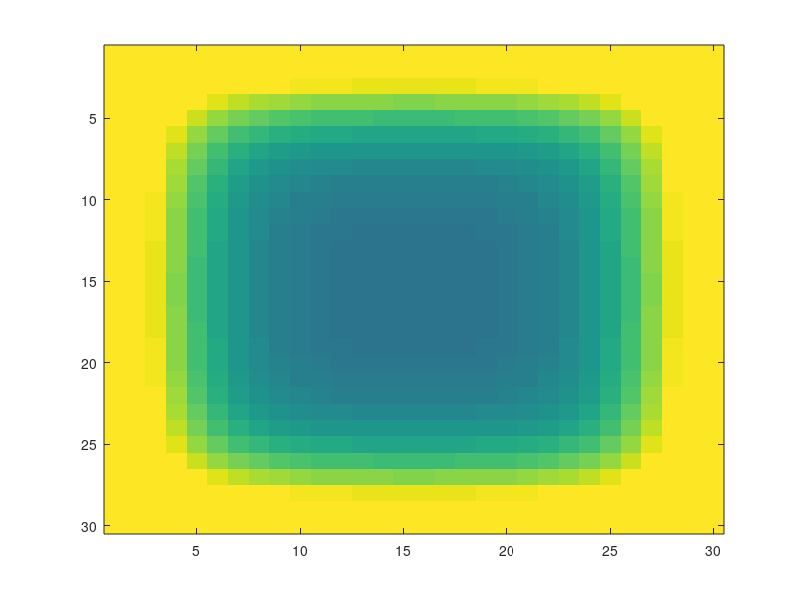
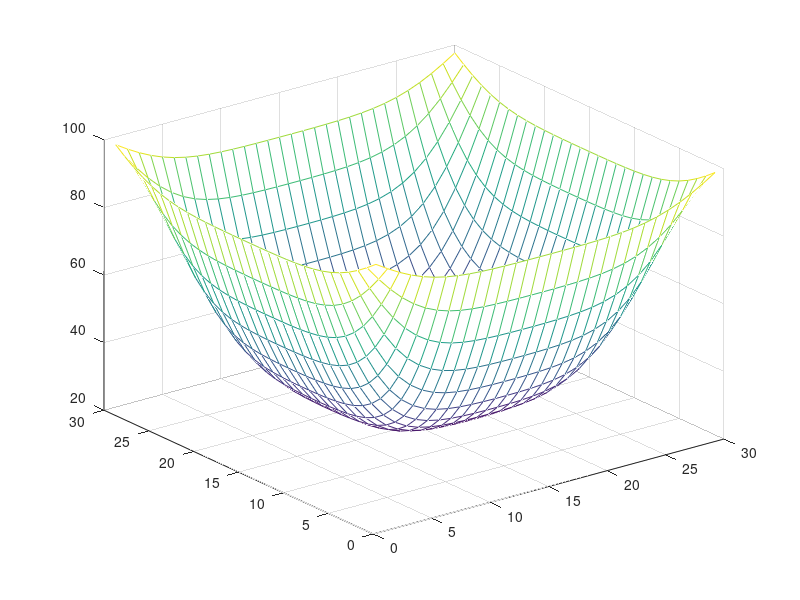

Source code (MATLAB) for these figures, in order:
clear;clc;function [dfx dfy] = hao_ham_bac_2(f,dx,dy)  [X Y] = size(f);  dfx = zeros(X,Y);  dfy = zeros(X,Y);    for i=1:X    for j=1:Y      c = f(i,j);      if (i==1);        u = 100;      else;        u = f(i-1,j);      endif;            if (i==X);        d = 100;      else;        d = f(i+1,j);      endif;          if (j==1);        l = 100;      else;        l = f(i,j-1);      endif;            if (j==Y);        r = 100;      else;        r = f(i,j+1);      endif;            dfx(i,j) = (u+d-2*c)/(dx*dx);      dfy(i,j) = (l+r-2*c)/(dy*dy);          endfor;  endfor;   endfunction;  caxis ([0 100])M = 30;T = 100;dt = 1; dx = 1;dy = 1;n = M/dx;m = M/dy;D = 0.1;C = ones(m,n).*25; FD = zeros(size(C));for t=1:dt:T;    [d2Cx d2Cy] = hao_ham_bac_2(C,dx,dy);  FD = d2Cx + d2Cy;    C = C + D*dt.*FD;  figure(1), clf  title(['t = ' num2str(t)]);  image(C);    figure(2), clf  title(['t = ' num2str(t)]);  mesh(C);    pause(dt/10);endfor;